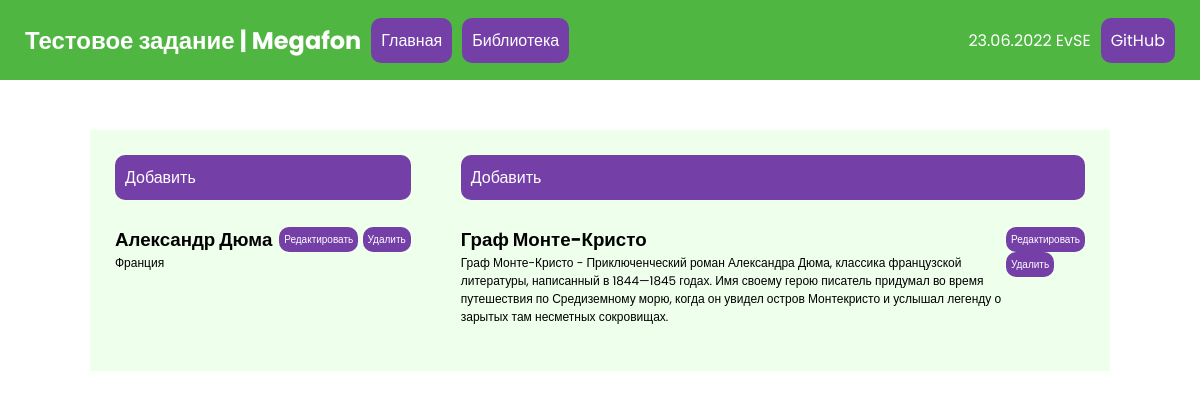
/library/, run on the app's committed database.
### eleclibrary/models.py (models this page shows, shortened)
class Authors(models.Model):
    full_name = models.CharField(max_length=100, unique=True, verbose_name='ФИО')
    country = models.CharField(max_length=30, verbose_name='Страна')
    books = models.ManyToManyField('Books', blank=True, related_name='authors')
    created_at = models.DateTimeField(auto_now_add=True, verbose_name='Создана')
    updated_at = models.DateTimeField(auto_now=True, verbose_name='Обновлена')
    class Meta:
        verbose_name = 'Автор'
        verbose_name_plural = 'Авторы'
        ordering = ['full_name']

class Books(models.Model):
    title = models.CharField(max_length=100, unique=True, verbose_name='Название')
    desc = models.TextField(blank=True, verbose_name='Описание')
    created_at = models.DateTimeField(auto_now_add=True, verbose_name='Создана')
    updated_at = models.DateTimeField(auto_now=True, verbose_name='Обновлена')
    class Meta:
        verbose_name = 'Книга'
        verbose_name_plural = 'Книги'
        ordering = ['title']

### eleclibrary/views.py (the view)
# urls.py: path('', views.index, name='index'),
def index(request):
    authors = Authors.objects.all()
    books = Books.objects.all()
    return render(request, 'eleclibrary/index.html', {
        'authors': authors,
        'books': books
    })

### eleclibrary/templates/eleclibrary/index.html
{% extends 'eleclibrary/base.html' %}
{% block section %}
        <section class='content-info libr'>
            <section class='content-info-item author'>
                <a href="{% url 'addauthor' %}" class="big-btn">Добавить</a>
                {% for author in authors %}
                    <section class='item'>
                        <section class='item-desc'>
                            <h3>{{ author.full_name }}</h3>
                            <p class='desc'>{{ author.country }}</p>
                        </section>
                        <section class='item-links'>
                            <a href="{% url 'editauthor' author.id %}" class="little-btn">Редактировать</a>
                            <a href="{% url 'deleteauthor' author.id %}" class="little-btn">Удалить</a>
                        </section>
                    </section>
                {% endfor %}
            </section>
            <section class='content-info-item'>
                <a href="{% url 'addbook' %}" class="big-btn">Добавить</a>
                {% for book in books %}
                    <section class='item'>
                        <section class='item-desc'>
                            <h3>{{ book.title }}</h3>
                            <p class='desc'>{{ book.desc }}</p>
                        </section>
                        <section class='item-links'>
                            <a href="{% url 'editbook' book.id %}" class="little-btn">Редактировать</a>
                            <a href="{% url 'deletebook' book.id %}" class="little-btn">Удалить</a>
                        </section>
                    </section>
                {% endfor %}
            </section>
        </section>
{% endblock %}

### eleclibrary/templates/eleclibrary/base.html (shortened to what this page needs)
{% load static %}
<!DOCTYPE html>
<html lang="en">
<head>
    <link rel="stylesheet" href="{% static 'eleclibrary\css\styles.css' %}">
</head>
<body>
    <header class='header'>
        <div class='header-left'>
            <h2>Тестовое задание | Megafon</h2>
            <a href="/" class='main-link'>Главная</a>
            <a href="{% url 'index' %}" class='main-link'>Библиотека</a>
        </div>
        <div class='header-right'>
            <p>23.06.2022 EvSE</p>
            <a href="https://github.com/realowner" class='git-link'>GitHub</a>
        </div>
    </header>
    <section class='content'>
    {% block section %}{% endblock %}
    </section>
</body>
</html>

### eleclibrary/static/eleclibrary/css/styles.css (style rules this page uses)
* { font-family: 'Poppins', sans-serif; margin: 0; padding: 0; box-sizing: border-box; }
a { text-decoration: none; }
body, h1, h2, h3, h4, p, li, figure, figcaption, blockquote, dl, dd { margin: 0; }
body { display: flex; flex-direction: column; min-height: 100vh; }
.header { height: 80px; background-color: rgb(79, 182, 65); color: white; display: flex; justify-content: space-between; padding: 0px 25px; }
.header-right { display: flex; align-items: center; justify-content: space-between; }
.header-left { display: flex; align-items: center; justify-content: space-between; }
.main-link { margin-left: 10px; background-color: rgb(117, 63, 168); color: white; border-radius: 10px; padding: 10px; }
.git-link { margin-left: 10px; background-color: rgb(117, 63, 168); color: white; border-radius: 10px; padding: 10px; }
.content { width: 85%; margin: 50px auto; }
.content-info { display: flex; flex-direction: column; }
.libr { flex-direction: row; justify-content: space-around; }
.content-info-item { background-color: rgb(238, 255, 236); display: flex; flex-direction: column; width: 1000px; padding: 25px; }
.desc { font-size: 12px; }
.author { width: 500px; }
.big-btn { background-color: rgb(117, 63, 168); color: white; border-radius: 10px; padding: 10px; margin-bottom: 25px; border: none; }
.little-btn { font-size: 10px; background-color: rgb(117, 63, 168); color: white; border-radius: 10px; padding: 5px; }
.item-desc { margin-bottom: 20px; max-width: 750px; }
.item { display: flex; justify-content: space-between; }

### data on the page
Authors: full_name "Александр Дюма", country "Франция"
Books: title "Граф Монте-Кристо", desc "Граф Монте-Кристо - Приключенческий роман Александра Дюма, классика французской литературы, написанный в 1844—1845 годах. Имя своему герою писатель придумал во время путешествия по Средиземному морю, когда он увидел остров Монтекристо и услышал легенду о зарытых там несметных сокровищах."
